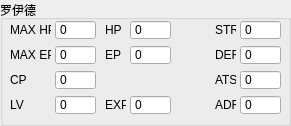
     <widget class="QGroupBox" name="groupBox_Lloyd">
      <property name="enabled">
       <bool>true</bool>
      </property>
      <property name="geometry">
       <rect>
        <x>5</x>
        <y>5</y>
        <width>291</width>
        <height>126</height>
       </rect>
      </property>
      <property name="title">
       <string>罗伊德</string>
      </property>
      <widget class="QLabel" name="label_Lloyd_max_hp">
       <property name="enabled">
        <bool>true</bool>
       </property>
       <property name="geometry">
        <rect>
         <x>10</x>
         <y>20</y>
         <width>41</width>
         <height>20</height>
        </rect>
       </property>
       <property name="text">
        <string>MAX HP</string>
       </property>
      </widget>
      <widget class="QSpinBox" name="spinBox_Lloyd_max_hp">
       <property name="enabled">
        <bool>true</bool>
       </property>
       <property name="geometry">
        <rect>
         <x>55</x>
         <y>20</y>
         <width>41</width>
         <height>20</height>
        </rect>
       </property>
       <property name="buttonSymbols">
        <enum>QAbstractSpinBox::NoButtons</enum>
       </property>
       <property name="maximum">
        <number>2147483647</number>
       </property>
       <property name="singleStep">
        <number>1</number>
       </property>
      </widget>
      <widget class="QLabel" name="label_Lloyd_max_ep">
       <property name="enabled">
        <bool>true</bool>
       </property>
       <property name="geometry">
        <rect>
         <x>10</x>
         <y>45</y>
         <width>41</width>
         <height>20</height>
        </rect>
       </property>
       <property name="text">
        <string>MAX EP</string>
       </property>
      </widget>
      <widget class="QSpinBox" name="spinBox_Lloyd_max_ep">
       <property name="enabled">
        <bool>true</bool>
       </property>
       <property name="geometry">
        <rect>
         <x>55</x>
         <y>45</y>
         <width>41</width>
         <height>20</height>
        </rect>
       </property>
       <property name="buttonSymbols">
        <enum>QAbstractSpinBox::NoButtons</enum>
       </property>
       <property name="maximum">
        <number>65535</number>
       </property>
      </widget>
      <widget class="QSpinBox" name="spinBox_Lloyd_cp">
       <property name="enabled">
        <bool>true</bool>
       </property>
       <property name="geometry">
        <rect>
         <x>55</x>
         <y>70</y>
         <width>41</width>
         <height>20</height>
        </rect>
       </property>
       <property name="buttonSymbols">
        <enum>QAbstractSpinBox::NoButtons</enum>
       </property>
       <property name="maximum">
        <number>65535</number>
       </property>
      </widget>
      <widget class="QLabel" name="label_Lloyd_cp">
       <property name="enabled">
        <bool>true</bool>
       </property>
       <property name="geometry">
        <rect>
         <x>10</x>
         <y>70</y>
         <width>41</width>
         <height>20</height>
        </rect>
       </property>
       <property name="text">
        <string>CP</string>
       </property>
       <property name="wordWrap">
        <bool>false</bool>
       </property>
      </widget>
      <widget class="QSpinBox" name="spinBox_Lloyd_lv">
       <property name="enabled">
        <bool>true</bool>
       </property>
       <property name="geometry">
        <rect>
         <x>55</x>
         <y>95</y>
         <width>41</width>
         <height>20</height>
        </rect>
       </property>
       <property name="buttonSymbols">
        <enum>QAbstractSpinBox::NoButtons</enum>
       </property>
       <property name="maximum">
        <number>65535</number>
       </property>
      </widget>
      <widget class="QSpinBox" name="spinBox_Lloyd_hp">
       <property name="enabled">
        <bool>true</bool>
       </property>
       <property name="geometry">
        <rect>
         <x>130</x>
         <y>20</y>
         <width>41</width>
         <height>20</height>
        </rect>
       </property>
       <property name="buttonSymbols">
        <enum>QAbstractSpinBox::NoButtons</enum>
       </property>
       <property name="maximum">
        <number>2147483647</number>
       </property>
       <property name="singleStep">
        <number>1</number>
       </property>
      </widget>
      <widget class="QLabel" name="label_Lloyd_hp">
       <property name="enabled">
        <bool>true</bool>
       </property>
       <property name="geometry">
        <rect>
         <x>105</x>
         <y>20</y>
         <width>21</width>
         <height>20</height>
        </rect>
       </property>
       <property name="text">
        <string>HP</string>
       </property>
      </widget>
      <widget class="QSpinBox" name="spinBox_Lloyd_exp">
       <property name="enabled">
        <bool>true</bool>
       </property>
       <property name="geometry">
        <rect>
         <x>130</x>
         <y>95</y>
         <width>41</width>
         <height>20</height>
        </rect>
       </property>
       <property name="buttonSymbols">
        <enum>QAbstractSpinBox::NoButtons</enum>
       </property>
       <property name="maximum">
        <number>2147483647</number>
       </property>
       <property name="singleStep">
        <number>1</number>
       </property>
      </widget>
      <widget class="QSpinBox" name="spinBox_Lloyd_ep">
       <property name="enabled">
        <bool>true</bool>
       </property>
       <property name="geometry">
        <rect>
         <x>130</x>
         <y>45</y>
         <width>41</width>
         <height>20</height>
        </rect>
       </property>
       <property name="buttonSymbols">
        <enum>QAbstractSpinBox::NoButtons</enum>
       </property>
       <property name="maximum">
        <number>65535</number>
       </property>
      </widget>
      <widget class="QLabel" name="label_Lloyd_exp">
       <property name="enabled">
        <bool>true</bool>
       </property>
       <property name="geometry">
        <rect>
         <x>105</x>
         <y>95</y>
         <width>21</width>
         <height>20</height>
        </rect>
       </property>
       <property name="text">
        <string>EXP</string>
       </property>
      </widget>
      <widget class="QLabel" name="label_Lloyd_ep">
       <property name="enabled">
        <bool>true</bool>
       </property>
       <property name="geometry">
        <rect>
         <x>105</x>
         <y>45</y>
         <width>21</width>
         <height>20</height>
        </rect>
       </property>
       <property name="text">
        <string>EP</string>
       </property>
      </widget>
      <widget class="QLabel" name="label_Lloyd_def">
       <property name="enabled">
        <bool>true</bool>
       </property>
       <property name="geometry">
        <rect>
         <x>215</x>
         <y>45</y>
         <width>21</width>
         <height>20</height>
        </rect>
       </property>
       <property name="text">
        <string>DEF</string>
       </property>
      </widget>
      <widget class="QSpinBox" name="spinBox_Lloyd_str">
       <property name="enabled">
        <bool>true</bool>
       </property>
       <property name="geometry">
        <rect>
         <x>240</x>
         <y>20</y>
         <width>41</width>
         <height>20</height>
        </rect>
       </property>
       <property name="buttonSymbols">
        <enum>QAbstractSpinBox::NoButtons</enum>
       </property>
       <property name="maximum">
        <number>65535</number>
       </property>
      </widget>
      <widget class="QSpinBox" name="spinBox_Lloyd_def">
       <property name="enabled">
        <bool>true</bool>
       </property>
       <property name="geometry">
        <rect>
         <x>240</x>
         <y>45</y>
         <width>41</width>
         <height>20</height>
        </rect>
       </property>
       <property name="buttonSymbols">
        <enum>QAbstractSpinBox::NoButtons</enum>
       </property>
       <property name="maximum">
        <number>65535</number>
       </property>
      </widget>
      <widget class="QLabel" name="label_Lloyd_str">
       <property name="enabled">
        <bool>true</bool>
       </property>
       <property name="geometry">
        <rect>
         <x>215</x>
         <y>20</y>
         <width>21</width>
         <height>20</height>
        </rect>
       </property>
       <property name="text">
        <string>STR</string>
       </property>
      </widget>
      <widget class="QLabel" name="label_Lloyd_lv">
       <property name="enabled">
        <bool>true</bool>
       </property>
       <property name="geometry">
        <rect>
         <x>10</x>
         <y>95</y>
         <width>41</width>
         <height>20</height>
        </rect>
       </property>
       <property name="text">
        <string>LV</string>
       </property>
       <property name="wordWrap">
        <bool>false</bool>
       </property>
      </widget>
      <widget class="QLabel" name="label_Lloyd_adf">
       <property name="enabled">
        <bool>true</bool>
       </property>
       <property name="geometry">
        <rect>
         <x>215</x>
         <y>95</y>
         <width>21</width>
         <height>20</height>
        </rect>
       </property>
       <property name="text">
        <string>ADF</string>
       </property>
      </widget>
      <widget class="QSpinBox" name="spinBox_Lloyd_ats">
       <property name="enabled">
        <bool>true</bool>
       </property>
       <property name="geometry">
        <rect>
         <x>240</x>
         <y>70</y>
         <width>41</width>
         <height>20</height>
        </rect>
       </property>
       <property name="buttonSymbols">
        <enum>QAbstractSpinBox::NoButtons</enum>
       </property>
       <property name="maximum">
        <number>65535</number>
       </property>
      </widget>
      <widget class="QSpinBox" name="spinBox_Lloyd_adf">
       <property name="enabled">
        <bool>true</bool>
       </property>
       <property name="geometry">
        <rect>
         <x>240</x>
         <y>95</y>
         <width>41</width>
         <height>20</height>
        </rect>
       </property>
       <property name="buttonSymbols">
        <enum>QAbstractSpinBox::NoButtons</enum>
       </property>
       <property name="maximum">
        <number>65535</number>
       </property>
      </widget>
      <widget class="QLabel" name="label_Lloyd_ats">
       <property name="enabled">
        <bool>true</bool>
       </property>
       <property name="geometry">
        <rect>
         <x>215</x>
         <y>70</y>
         <width>21</width>
         <height>20</height>
        </rect>
       </property>
       <property name="text">
        <string>ATS</string>
       </property>
      </widget>
     </widget>
